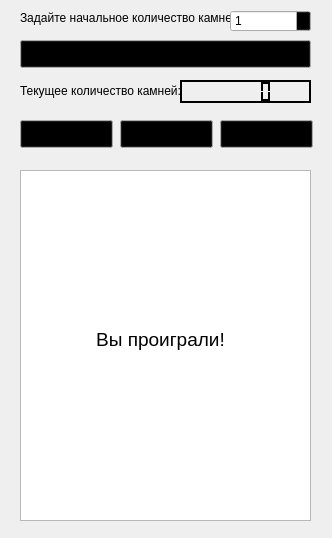
<?xml version="1.0" encoding="UTF-8"?>
<ui version="4.0">
 <class>MainWindow</class>
 <widget class="QMainWindow" name="MainWindow">
  <property name="geometry">
   <rect>
    <x>0</x>
    <y>0</y>
    <width>332</width>
    <height>538</height>
   </rect>
  </property>
  <property name="palette">
   <palette>
    <active>
     <colorrole role="Button">
      <brush brushstyle="SolidPattern">
       <color alpha="255">
        <red>0</red>
        <green>0</green>
        <blue>0</blue>
       </color>
      </brush>
     </colorrole>
    </active>
    <inactive>
     <colorrole role="Button">
      <brush brushstyle="SolidPattern">
       <color alpha="255">
        <red>0</red>
        <green>0</green>
        <blue>0</blue>
       </color>
      </brush>
     </colorrole>
    </inactive>
    <disabled>
     <colorrole role="Button">
      <brush brushstyle="SolidPattern">
       <color alpha="255">
        <red>0</red>
        <green>0</green>
        <blue>0</blue>
       </color>
      </brush>
     </colorrole>
    </disabled>
   </palette>
  </property>
  <property name="windowTitle">
   <string>Игра Псевдоним</string>
  </property>
  <widget class="QWidget" name="centralwidget">
   <widget class="QLabel" name="label">
    <property name="geometry">
     <rect>
      <x>20</x>
      <y>10</y>
      <width>211</width>
      <height>16</height>
     </rect>
    </property>
    <property name="text">
     <string>Задайте начальное количество камней:</string>
    </property>
   </widget>
   <widget class="QSpinBox" name="spinBox">
    <property name="geometry">
     <rect>
      <x>230</x>
      <y>10</y>
      <width>81</width>
      <height>22</height>
     </rect>
    </property>
    <property name="minimum">
     <number>1</number>
    </property>
    <property name="maximum">
     <number>10000000</number>
    </property>
   </widget>
   <widget class="QPushButton" name="pushButton">
    <property name="geometry">
     <rect>
      <x>20</x>
      <y>40</y>
      <width>291</width>
      <height>28</height>
     </rect>
    </property>
    <property name="text">
     <string>Играть</string>
    </property>
   </widget>
   <widget class="QLabel" name="label_2">
    <property name="geometry">
     <rect>
      <x>20</x>
      <y>80</y>
      <width>161</width>
      <height>21</height>
     </rect>
    </property>
    <property name="text">
     <string>Текущее количество камней:</string>
    </property>
   </widget>
   <widget class="QLCDNumber" name="lcdNumber">
    <property name="geometry">
     <rect>
      <x>180</x>
      <y>80</y>
      <width>131</width>
      <height>23</height>
     </rect>
    </property>
    <property name="palette">
     <palette>
      <active>
       <colorrole role="WindowText">
        <brush brushstyle="SolidPattern">
         <color alpha="255">
          <red>0</red>
          <green>0</green>
          <blue>0</blue>
         </color>
        </brush>
       </colorrole>
       <colorrole role="Button">
        <brush brushstyle="SolidPattern">
         <color alpha="255">
          <red>0</red>
          <green>0</green>
          <blue>0</blue>
         </color>
        </brush>
       </colorrole>
       <colorrole role="Light">
        <brush brushstyle="SolidPattern">
         <color alpha="255">
          <red>0</red>
          <green>0</green>
          <blue>0</blue>
         </color>
        </brush>
       </colorrole>
       <colorrole role="Midlight">
        <brush brushstyle="SolidPattern">
         <color alpha="255">
          <red>0</red>
          <green>0</green>
          <blue>0</blue>
         </color>
        </brush>
       </colorrole>
       <colorrole role="Dark">
        <brush brushstyle="SolidPattern">
         <color alpha="255">
          <red>0</red>
          <green>0</green>
          <blue>0</blue>
         </color>
        </brush>
       </colorrole>
       <colorrole role="Mid">
        <brush brushstyle="SolidPattern">
         <color alpha="255">
          <red>0</red>
          <green>0</green>
          <blue>0</blue>
         </color>
        </brush>
       </colorrole>
       <colorrole role="Text">
        <brush brushstyle="SolidPattern">
         <color alpha="255">
          <red>0</red>
          <green>0</green>
          <blue>0</blue>
         </color>
        </brush>
       </colorrole>
       <colorrole role="ButtonText">
        <brush brushstyle="SolidPattern">
         <color alpha="255">
          <red>0</red>
          <green>0</green>
          <blue>0</blue>
         </color>
        </brush>
       </colorrole>
       <colorrole role="PlaceholderText">
        <brush brushstyle="SolidPattern">
         <color alpha="128">
          <red>0</red>
          <green>0</green>
          <blue>0</blue>
         </color>
        </brush>
       </colorrole>
      </active>
      <inactive>
       <colorrole role="WindowText">
        <brush brushstyle="SolidPattern">
         <color alpha="255">
          <red>0</red>
          <green>0</green>
          <blue>0</blue>
         </color>
        </brush>
       </colorrole>
       <colorrole role="Button">
        <brush brushstyle="SolidPattern">
         <color alpha="255">
          <red>0</red>
          <green>0</green>
          <blue>0</blue>
         </color>
        </brush>
       </colorrole>
       <colorrole role="Light">
        <brush brushstyle="SolidPattern">
         <color alpha="255">
          <red>0</red>
          <green>0</green>
          <blue>0</blue>
         </color>
        </brush>
       </colorrole>
       <colorrole role="Midlight">
        <brush brushstyle="SolidPattern">
         <color alpha="255">
          <red>0</red>
          <green>0</green>
          <blue>0</blue>
         </color>
        </brush>
       </colorrole>
       <colorrole role="Dark">
        <brush brushstyle="SolidPattern">
         <color alpha="255">
          <red>0</red>
          <green>0</green>
          <blue>0</blue>
         </color>
        </brush>
       </colorrole>
       <colorrole role="Mid">
        <brush brushstyle="SolidPattern">
         <color alpha="255">
          <red>0</red>
          <green>0</green>
          <blue>0</blue>
         </color>
        </brush>
       </colorrole>
       <colorrole role="Text">
        <brush brushstyle="SolidPattern">
         <color alpha="255">
          <red>0</red>
          <green>0</green>
          <blue>0</blue>
         </color>
        </brush>
       </colorrole>
       <colorrole role="ButtonText">
        <brush brushstyle="SolidPattern">
         <color alpha="255">
          <red>0</red>
          <green>0</green>
          <blue>0</blue>
         </color>
        </brush>
       </colorrole>
       <colorrole role="PlaceholderText">
        <brush brushstyle="SolidPattern">
         <color alpha="128">
          <red>0</red>
          <green>0</green>
          <blue>0</blue>
         </color>
        </brush>
       </colorrole>
      </inactive>
      <disabled>
       <colorrole role="WindowText">
        <brush brushstyle="SolidPattern">
         <color alpha="255">
          <red>0</red>
          <green>0</green>
          <blue>0</blue>
         </color>
        </brush>
       </colorrole>
       <colorrole role="Button">
        <brush brushstyle="SolidPattern">
         <color alpha="255">
          <red>0</red>
          <green>0</green>
          <blue>0</blue>
         </color>
        </brush>
       </colorrole>
       <colorrole role="Light">
        <brush brushstyle="SolidPattern">
         <color alpha="255">
          <red>0</red>
          <green>0</green>
          <blue>0</blue>
         </color>
        </brush>
       </colorrole>
       <colorrole role="Midlight">
        <brush brushstyle="SolidPattern">
         <color alpha="255">
          <red>0</red>
          <green>0</green>
          <blue>0</blue>
         </color>
        </brush>
       </colorrole>
       <colorrole role="Dark">
        <brush brushstyle="SolidPattern">
         <color alpha="255">
          <red>0</red>
          <green>0</green>
          <blue>0</blue>
         </color>
        </brush>
       </colorrole>
       <colorrole role="Mid">
        <brush brushstyle="SolidPattern">
         <color alpha="255">
          <red>0</red>
          <green>0</green>
          <blue>0</blue>
         </color>
        </brush>
       </colorrole>
       <colorrole role="Text">
        <brush brushstyle="SolidPattern">
         <color alpha="255">
          <red>0</red>
          <green>0</green>
          <blue>0</blue>
         </color>
        </brush>
       </colorrole>
       <colorrole role="ButtonText">
        <brush brushstyle="SolidPattern">
         <color alpha="255">
          <red>0</red>
          <green>0</green>
          <blue>0</blue>
         </color>
        </brush>
       </colorrole>
       <colorrole role="PlaceholderText">
        <brush brushstyle="SolidPattern">
         <color alpha="128">
          <red>0</red>
          <green>0</green>
          <blue>0</blue>
         </color>
        </brush>
       </colorrole>
      </disabled>
     </palette>
    </property>
   </widget>
   <widget class="QListWidget" name="listWidget">
    <property name="geometry">
     <rect>
      <x>20</x>
      <y>170</y>
      <width>291</width>
      <height>351</height>
     </rect>
    </property>
   </widget>
   <widget class="QPushButton" name="pushButton_2">
    <property name="geometry">
     <rect>
      <x>20</x>
      <y>120</y>
      <width>93</width>
      <height>28</height>
     </rect>
    </property>
    <property name="text">
     <string>Взять 1</string>
    </property>
   </widget>
   <widget class="QPushButton" name="pushButton_3">
    <property name="geometry">
     <rect>
      <x>120</x>
      <y>120</y>
      <width>93</width>
      <height>28</height>
     </rect>
    </property>
    <property name="text">
     <string>Взять 2</string>
    </property>
   </widget>
   <widget class="QPushButton" name="pushButton_4">
    <property name="geometry">
     <rect>
      <x>220</x>
      <y>120</y>
      <width>93</width>
      <height>28</height>
     </rect>
    </property>
    <property name="text">
     <string>Взять 3</string>
    </property>
   </widget>
   <widget class="QLabel" name="label_game_end">
    <property name="geometry">
     <rect>
      <x>80</x>
      <y>319</y>
      <width>161</width>
      <height>41</height>
     </rect>
    </property>
    <property name="font">
     <font>
      <pointsize>14</pointsize>
     </font>
    </property>
    <property name="text">
     <string>Вы проиграли!</string>
    </property>
    <property name="alignment">
     <set>Qt::AlignCenter</set>
    </property>
   </widget>
  </widget>
 </widget>
 <resources/>
 <connections/>
</ui>
